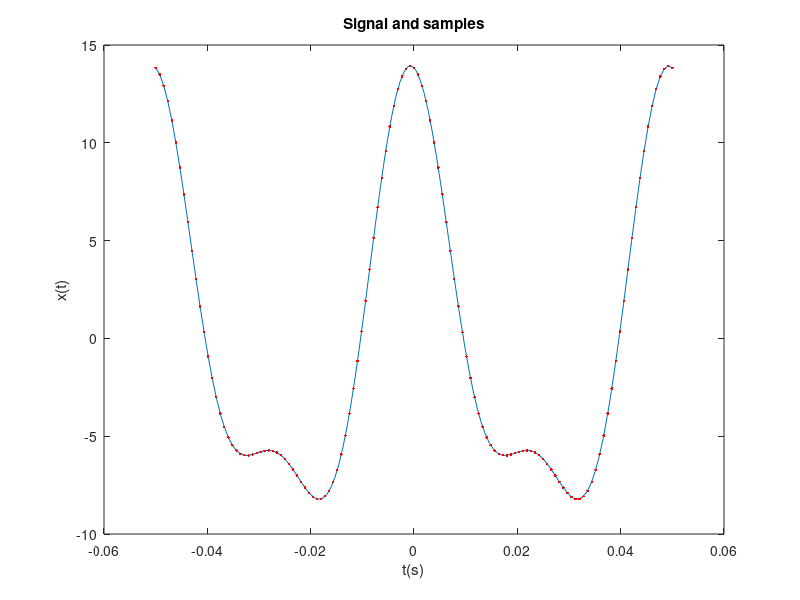
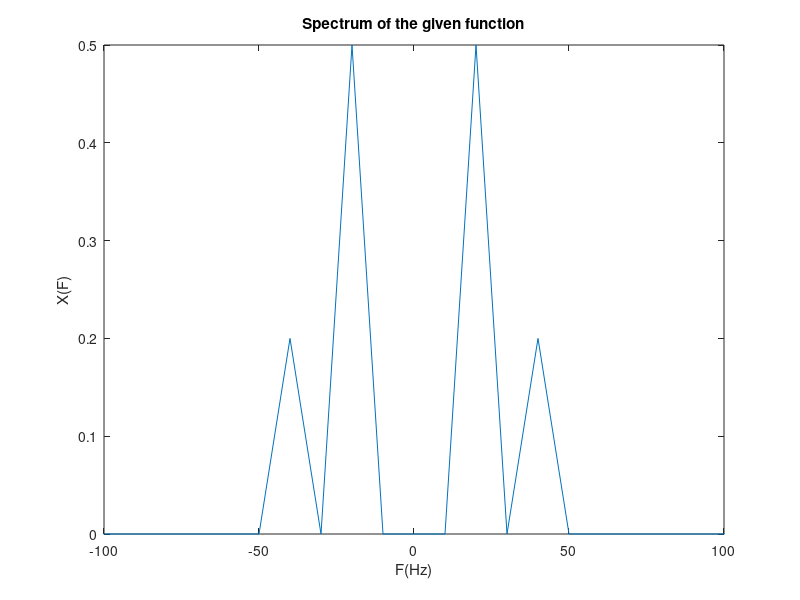
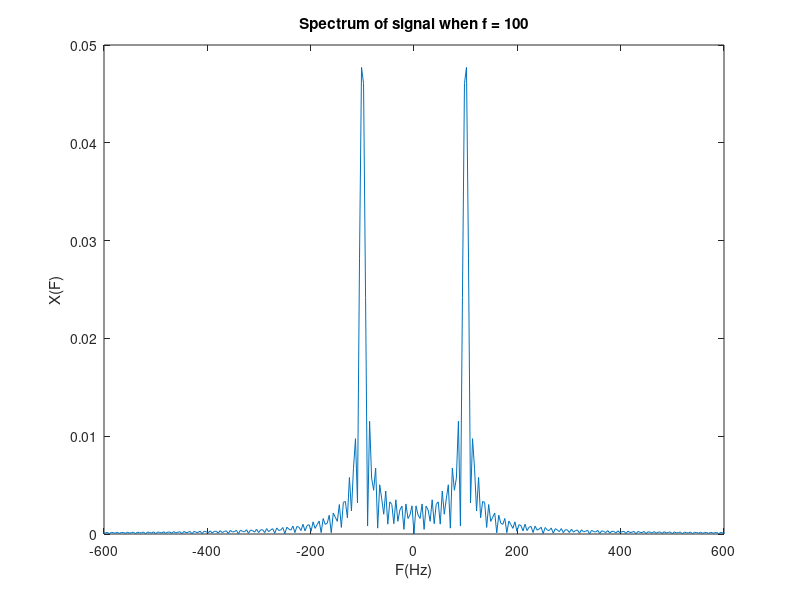
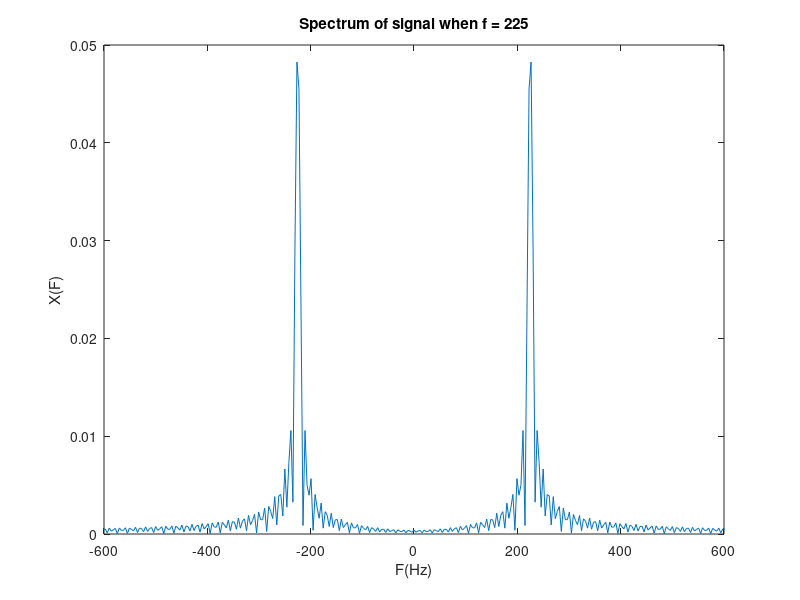

These figures' MATLAB source, in order:
%A
close all
clear all

N=128;
T=0.05;
tmax = T;


t= linspace(-tmax,tmax,N);
x = 10*cos(2*pi*20*t)-4*sin(2*pi*40*t+5);		%Normal signal

figure;
plot(t,x)										%Designing signal
hold on;
Ts = 2*T/N;										%Period of sampling
td = -tmax:Ts:tmax;								
x1 = 10*cos(2*pi*20*td)-4*sin(2*pi*40*td+5);	%Sampled signal
plot(td,x1,'r.');								%Designing sampled signal (with read dots)
%Adding details to the diagram
title('Signal and samples');
xlabel('t(s)');
ylabel('x(t)');
hold off;

figure;										    %Creating new figure
Fs=1/Ts;										%
X = fftshift(fft(x1,N)*Ts);						%Creating X(F) from the sampled signal
F = [-Fs/2:Fs/N:Fs/2-Fs/N];						%F vector declaration
plot(F,abs(X));									%Plotting the Fourier transformation
%Adding details to the diagram
xlim([-100,100]);
title('Spectrum of the given function');
xlabel('F(Hz)');
ylabel('X(F)');


%B
T=0.05;
N = 2048;
tmax = T;
l = randi(30);									%Generating random int to add to the signal
Fs = 8000;
Ts = 1/Fs;
td = -tmax:Ts:tmax;

Fs=1/Ts;
df = 125;
f = [100:df:475];
for k = 1:length(f)
    figure;									    %Creating new figure
    x = sin(2*pi*f(k).*td + l);					%Creating x(t) signal
    X = fftshift(fft(x,N)*Ts);					%Generating Fourier transformation of x(t)
    F = [-Fs/2:Fs/N:Fs/2-Fs/N];					%F vector declaration
    plot(F,abs(X));								%Plotting X(F)
	%Adding details to the diagram
    title(['Spectrum of signal when f = ' num2str(f(k))]);
    xlabel('F(Hz)');
    ylabel('X(F)');
    xlim([-600 600]);
end
T=1/8000;
td = -tmax:Ts:tmax;
f1 = [7500:df:7900];
for k = 1:length(f1)
    figure;                             		%Creating new figure
    x1 = sin(2*pi*f1(k).*td + l);				%Creating x(t) signal
    X1 = fftshift(fft(x1,N)*Ts);				%Generating Fourier transformation
    F = [-Fs/2:Fs/N:Fs/2-Fs/N];					%F vector declaration
    plot(F,abs(X1));							%Plotting X(F)
	%Adding details to the diagram
    title(['Spectrum of signal when f = ' num2str(f1(k))]); 
    xlabel('F(Hz)');
    ylabel('X(F)');
    xlim([-600 600]);
end